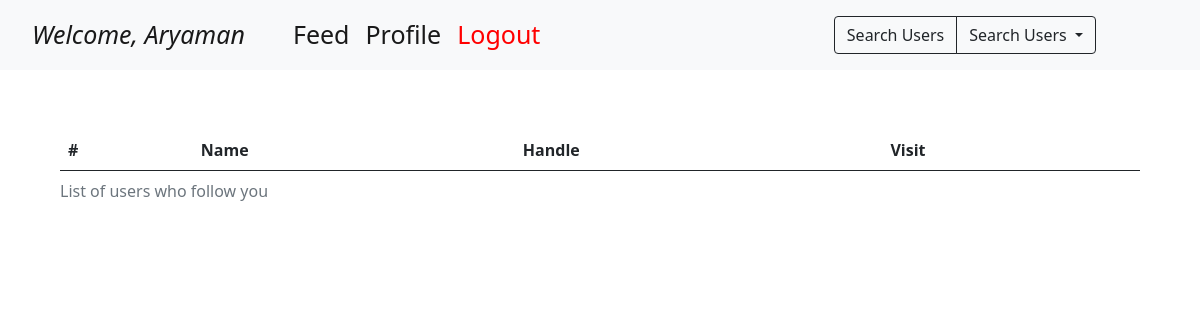
The app's page /profile/followers (signed in), older data.
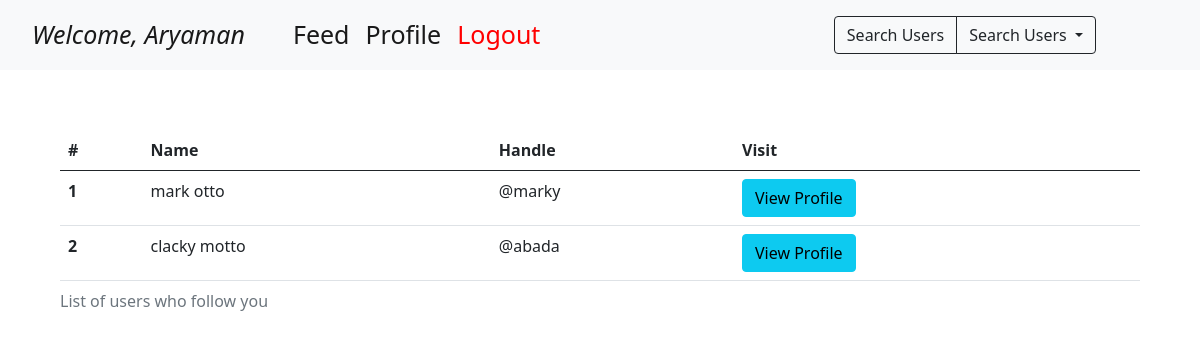
The same page, newer data.
### app.py (models this page shows)
class App_user(db.Model, UserMixin):
    __tablename__ = 'app_user'
    id = db.Column(db.Integer, autoincrement = True, primary_key = True)
    username = db.Column(db.String, nullable = False, unique = True)
    first_name = db.Column(db.String, nullable = False)
    profile_pic = db.Column(db.String, nullable = False)
    last_name = db.Column(db.String, nullable = False)
    password = db.Column(db.String, nullable = False)

### app.py (the view)
@app.route("/profile/followers")
@login_required
def display_followers():
    other_users = App_user.query.filter(App_user.username != current_user.username).all()
    followers = db.session.query(App_user).join(Follower, App_user.id == Follower.ID).filter(Follower.following_ID == current_user.id).all()
    return render_template("followers.html", followers = followers, users = other_users)

### app.py (called while the page is built)
@login_manager.user_loader
def load_user(user):
    return App_user.query.get(int(user))

### templates/followers.html (shortened to what this page needs)
<!DOCTYPE html>
<html lang="en">
<head>
    <link href="https://cdn.jsdelivr.net/npm/bootstrap@5.2.2/dist/css/bootstrap.min.css" rel="stylesheet">      </head>
</head>
<body>
    {% include 'navbar.html' %}
    <div class="t">
    <table class="table">
        <caption>List of users who follow you</caption>
        <thead>
          <tr>
            <th scope="col">#</th>
            <th scope="col">Name</th>
            <th scope="col">Handle</th>
            <th scope="col">Visit</th>
          </tr>
        </thead>
        <tbody>
            {% set x = namespace(value=1) %}
            {% for i in followers %}
          <tr>
            <th scope="row">{{x.value}}{% set x.value = x.value+1 %}</th>
            <td>{{i.first_name}} {{i.last_name}}</td>
            <td>@{{i.username}}</td>
            <td><button class="btn btn-info" onclick = "window.location.href='/feed/{{i.username}}'">View Profile</button></td>
          </tr>
          {% endfor %}
        </tbody>
      </table>
      </div>
</body>
</html>

### templates/navbar.html (shortened to what this page needs)
<link href="https://cdn.jsdelivr.net/npm/bootstrap@5.0.2/dist/css/bootstrap.min.css" rel="stylesheet">
<nav class="navbar navbar-expand-lg bg-light">
    <div class="container-fluid">
      <div class="collapse navbar-collapse" id="navbarSupportedContent">
        <ul class="navbar-nav me-auto mb-2 mb-lg-0">
          <li class="nav-item">
            <a class="nav-link active" aria-current="page" style='font-size:25px;'><i>Welcome,
            {{current_user.first_name}}</i></a>
          </li>
          <li class="nav-item">
            <a class="nav-link active" aria-current="page" href="#" style='font-size:25px;'></a>
          </li>
          <li class="nav-item">
            <a class="nav-link active" aria-current="page" href="#" style='font-size:25px;'></a>
          </li>
          <li class="nav-item">
            <a class="nav-link active" aria-current="page" href="/feed" style='font-size:25px;'>Feed</a>
          </li>
          <li class="nav-item">
            <a class="nav-link active" aria-current="page" href="/profile" style='font-size:25px;'>Profile</a>
          </li>
          <li class="nav-item">
            <a class="nav-link active" aria-current="page" href="/logout" style='color:red; font-size:25px;'>Logout</a>
          </li>
        </ul>
        <div class="btn-group" style="padding-right: 5em;">
          <button type="button" class="btn btn-outline-dark" onclick = "window.location.href='/feed/search'">Search Users</button>
          <button type="button" class="btn btn-outline-dark dropdown-toggle" data-bs-toggle="dropdown" aria-expanded="false">
            Search Users
          </button>
        </div>
      </div>
    </div>
  </nav>

### templates/followers.html (style rules this page uses)
.t { display: block; padding: 5%; }

Row changes from the older to the newer data that the page shows:
now on this page (row unchanged): App_user: value "1", first_name "mark", last_name "otto", username "marky"
added App_user: value "2", first_name "clacky", last_name "motto", username "abada"
